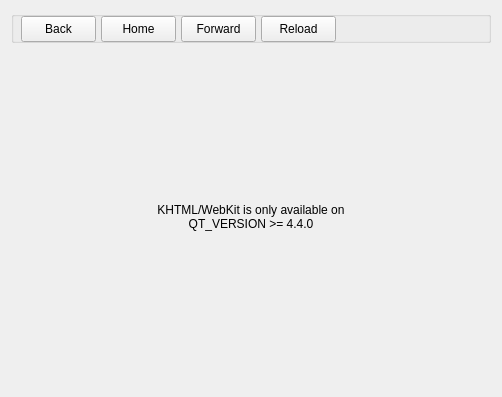
<?xml version="1.0" encoding="UTF-8"?>
<ui version="4.0">
 <class>MyBrowser</class>
 <widget class="QWidget" name="MyBrowser">
  <property name="geometry">
   <rect>
    <x>0</x>
    <y>0</y>
    <width>502</width>
    <height>397</height>
   </rect>
  </property>
  <property name="windowTitle">
   <string>Form</string>
  </property>
  <layout class="QHBoxLayout">
   <item>
    <layout class="QVBoxLayout">
     <item>
      <widget class="QGroupBox" name="groupBoxNavigation">
       <property name="minimumSize">
        <size>
         <width>0</width>
         <height>32</height>
        </size>
       </property>
       <property name="maximumSize">
        <size>
         <width>16777215</width>
         <height>32</height>
        </size>
       </property>
       <property name="title">
        <string/>
       </property>
       <widget class="QPushButton" name="pushButtonBack">
        <property name="geometry">
         <rect>
          <x>10</x>
          <y>5</y>
          <width>75</width>
          <height>26</height>
         </rect>
        </property>
        <property name="toolTip">
         <string>Back</string>
        </property>
        <property name="text">
         <string>Back</string>
        </property>
        <property name="icon">
         <iconset resource="pvbrowser.qrc">
          <normaloff>:/images/back.png</normaloff>:/images/back.png</iconset>
        </property>
       </widget>
       <widget class="QPushButton" name="pushButtonHome">
        <property name="geometry">
         <rect>
          <x>90</x>
          <y>5</y>
          <width>75</width>
          <height>26</height>
         </rect>
        </property>
        <property name="toolTip">
         <string>Home</string>
        </property>
        <property name="text">
         <string>Home</string>
        </property>
        <property name="icon">
         <iconset resource="pvbrowser.qrc">
          <normaloff>:/images/gohome.png</normaloff>:/images/gohome.png</iconset>
        </property>
       </widget>
       <widget class="QPushButton" name="pushButtonForward">
        <property name="geometry">
         <rect>
          <x>170</x>
          <y>5</y>
          <width>75</width>
          <height>26</height>
         </rect>
        </property>
        <property name="toolTip">
         <string>Forward</string>
        </property>
        <property name="text">
         <string>Forward</string>
        </property>
        <property name="icon">
         <iconset resource="pvbrowser.qrc">
          <normaloff>:/images/reconnect.png</normaloff>:/images/reconnect.png</iconset>
        </property>
       </widget>
       <widget class="QPushButton" name="pushButtonReload">
        <property name="geometry">
         <rect>
          <x>250</x>
          <y>5</y>
          <width>75</width>
          <height>26</height>
         </rect>
        </property>
        <property name="text">
         <string>Reload</string>
        </property>
        <property name="icon">
         <iconset resource="pvbrowser.qrc">
          <normaloff>:/images/reload.png</normaloff>:/images/reload.png</iconset>
        </property>
       </widget>
      </widget>
     </item>
     <item>
      <widget class="QLabel" name="browser">
       <property name="text">
        <string>KHTML/WebKit is only available on&lt;br&gt;QT_VERSION &gt;= 4.4.0</string>
       </property>
       <property name="alignment">
        <set>Qt::AlignCenter</set>
       </property>
      </widget>
     </item>
    </layout>
   </item>
  </layout>
 </widget>
 <resources>
  <include location="pvbrowser.qrc"/>
 </resources>
 <connections/>
</ui>
